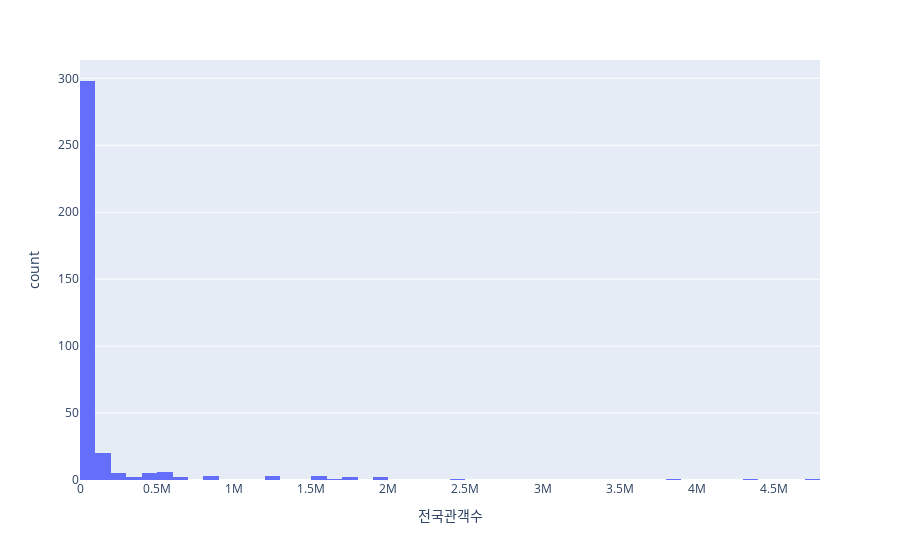

The notebook cell saved with this chart:
### Markdown cell above
- 전국 관객수와 예측 관객수 히스토그램
  - 관객수가 적은 것이 많다보니 확인하기 어렵지만 기존 관객수는 최대가 480만명 정도이다.
  - 그에 반해 예측 관객수는 1000만명을 넘어서는 영화만 4개로 관측되었다.

### Code cell
fig = px.histogram(movie_predict, x='전국관객수')
fig.show()

### Figure 1 — Plotly figure (JSON) as saved in the notebook; plotly's stock layout.template omitted (floating-point values rounded to 4 significant figures; data arrays with more than 128 entries replaced by an {"elided": "..."} marker saying what was removed)
{"data": [{"alignmentgroup": "True", "bingroup": "x", "hovertemplate": "전국관객수=%{x}<br>count=%{y}<extra></extra>", "legendgroup": "", "marker": {"color": "#636efa", "pattern": {"shape": ""}}, "name": "", "offsetgroup": "", "orientation": "v", "showlegend": false, "type": "histogram", "x": {"elided": "356 int values"}, "xaxis": "x", "yaxis": "y"}], "layout": {"barmode": "relative", "legend": {"tracegroupgap": 0}, "margin": {"t": 60}, "xaxis": {"anchor": "y", "domain": [0, 1], "title": {"text": "전국관객수"}}, "yaxis": {"anchor": "x", "domain": [0, 1], "title": {"text": "count"}}}}
